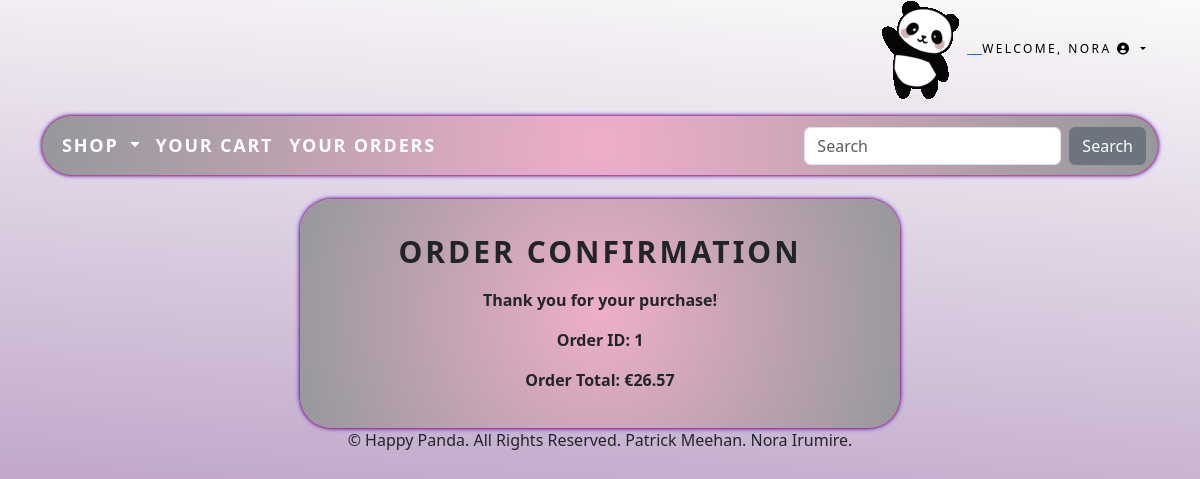
/cartapp/order-confirmation/ (signed in), run on an earlier commit of the app's database.
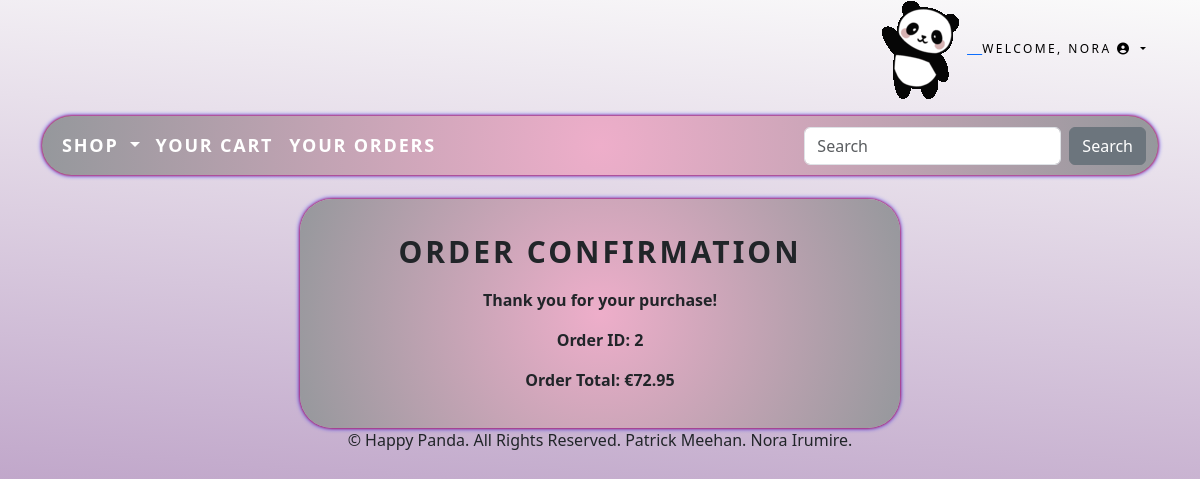
And on a later commit of the database.
### cartapp/models.py (models this page shows, shortened)
class Checkout(models.Model):
    user = models.ForeignKey(settings.AUTH_USER_MODEL, on_delete=models.CASCADE)
    shipping_address = models.TextField()
    payment_method = models.CharField(max_length=50)
    order_total = models.DecimalField(max_digits=10, decimal_places=2)
    created_at = models.DateTimeField(auto_now_add=True)

### cartapp/views.py (the view)
# urls.py: path('order-confirmation/', views.order_confirmation, name='order_confirmation'),
@login_required
def order_confirmation(request):
    recent_order = Checkout.objects.filter(user=request.user).order_by('-created_at').first()
    recent_cart = Cart.objects.filter(user=request.user).order_by('-date_added').first()
    items = CartItem.objects.filter(cart=recent_cart) if recent_cart else []
    context = {
        'order': recent_order,
        'items': items,
        'total_cost': recent_order.order_total if recent_order else None,
    }
    return render(request, 'order_confirmation.html', context)

### accounts/templatetags/auth_extras.py (called while the page is built)
@register.filter(name='has_group')
def has_group(user, group_name):
    group = Group.objects.get(name=group_name)
    return True if group in user.groups.all() else False

### shop/context_processors.py (called while the page is built)
def menu_links(request):
    links = Category.objects.all()
    return {'links':links}

### shop/models.py (called while the page is built)
    def get_absolute_url(self):
        return reverse('shop:products_by_category', args=[self.id])

### cartapp/templates/order_confirmation.html
{% extends "base.html" %}
{% block content %}
<div style="max-width: 600px; margin: auto; border-radius: 2em; box-shadow: 0 0 3px #FF0000, 0 0 5px #0000FF; background: radial-gradient(circle, rgba(238, 174, 202, 1) 0%, rgba(149, 152, 156, 1) 100%); padding: 20px; text-align: center;">
    <h1 style="font-size: 30px; font-weight: bold; text-transform: uppercase; letter-spacing: .1em; padding-top: 15px; padding-bottom: 10px;">Order Confirmation</h1>
    {% if order %}
        <p style="font-weight: bold;">Thank you for your purchase!</p>
        <p style="font-weight: bold;">Order ID: {{ order.id }}</p>
        <p style="font-weight: bold;">Order Total: €{{ order.order_total }}</p>
    {% else %}
        <p>There was a problem with your order.</p>
    {% endif %}
</div>
{% endblock %}

What changed in the data, as far as the page shows it:
no longer on this page (row unchanged): Checkout: id "1", order_total "26.57"
added Checkout: id "2", order_total "72.95"
